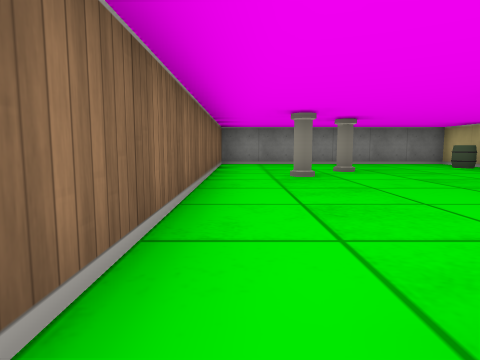
View 1 (above)

13 first-person views from a walk through a cub3D ray-caster map. The camera is about half as high as the walls, tilts 6° down and sees 75° across. The floor is counted in squares. Each view is taken from the middle of a square. On the plan, view 1 faces up. The plan holds only what a view shows up to about 9 squares ahead; the rest is blank.

View 2
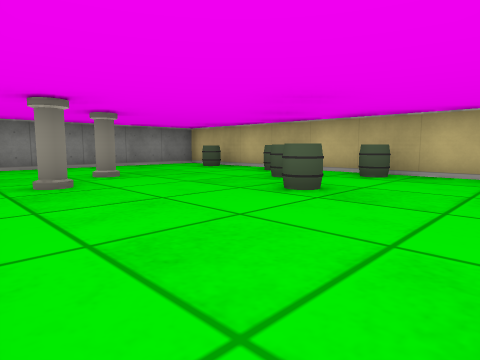

View 3
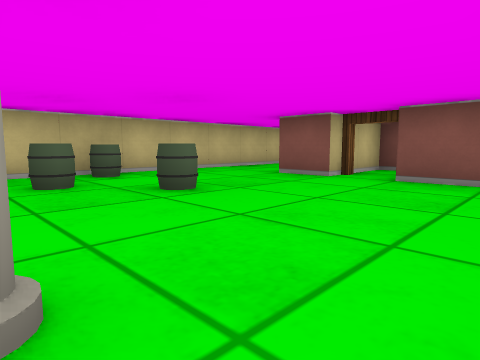

View 4
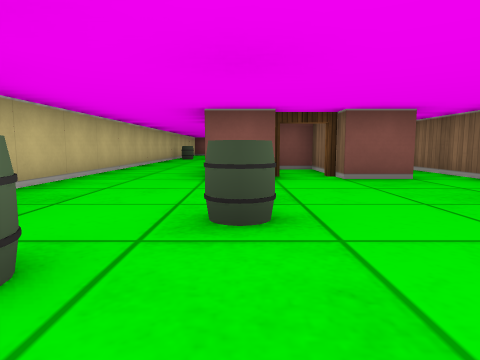

View 5
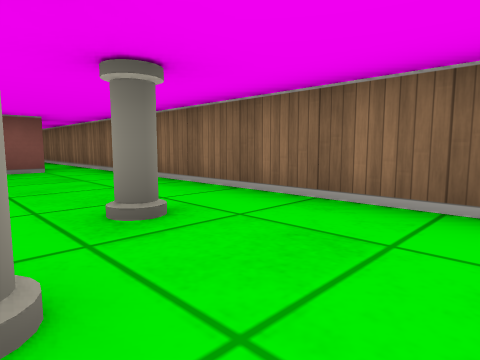

View 6
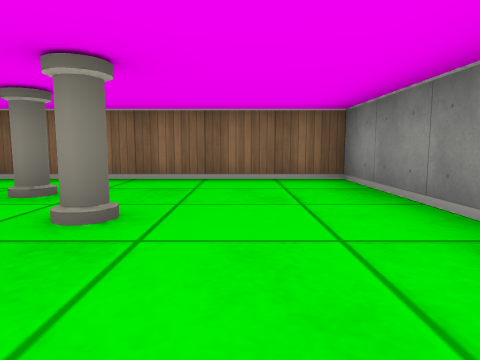

View 7
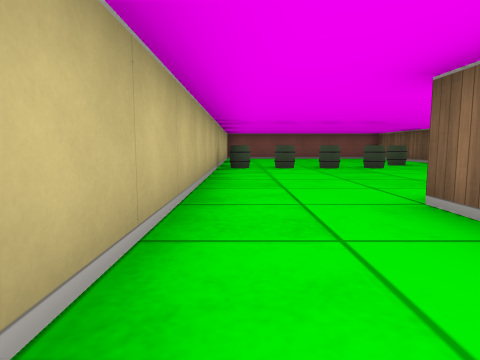

View 8
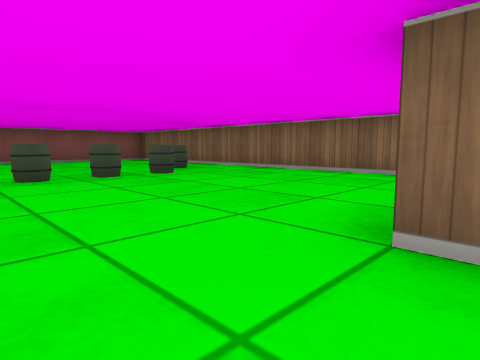

View 9
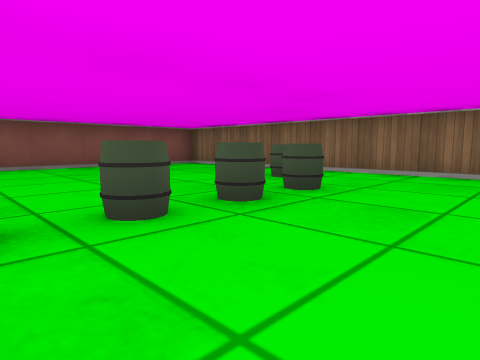

View 10
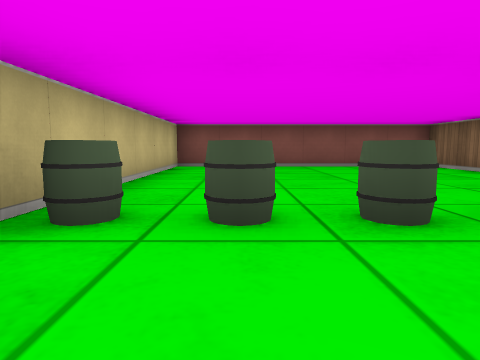

View 11
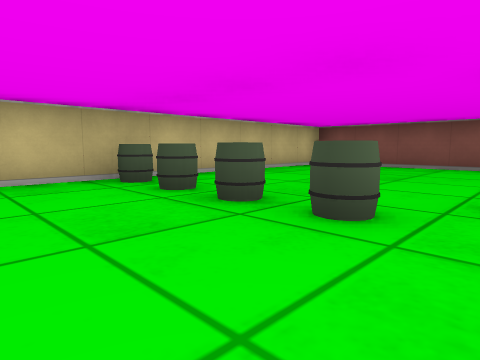

View 12
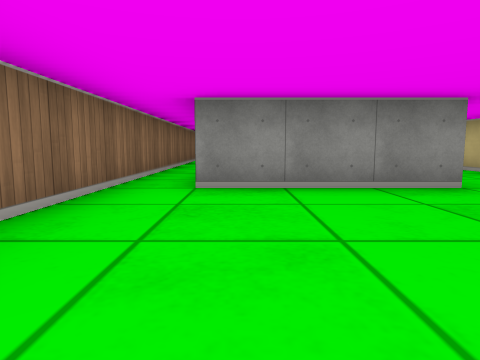

View 13
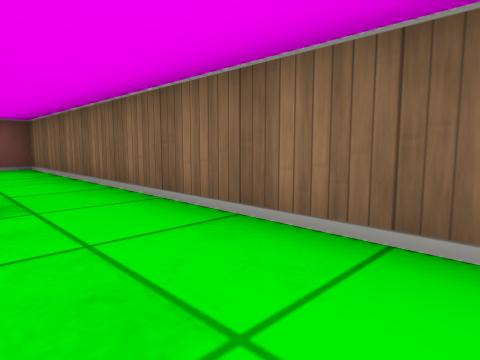

### Floor plan
Points are (right, up) in squares from view 1. A wall is a line through its corners. A room is listed if a view was taken in it or the views show most of it. See-through windows are left out.
Room 1 (views 1, 2, 3, 4, 5, 6, 7, 8)
walls: (2.5, 0.5) (3.5, 0.5); (0.4, 0.5) (1.5, 0.5); (3.5, -1.9) (3.5, -2.5); (5.5, -3.5) (5.5, 8.5) (-0.5, 8.5) (-0.5, -2.5)
ways out: opening at (0, -3) to room 2; opening at (4.5, -3.5) to room 2; open door at (2, 0) to room 3
objects: pillar (1, 5); pillar (2, 6); barrel (3, 3); barrel (4, 4); barrel (5, 3); barrel (5, 5); barrel (5, 7)
Room 2 (views 9, 10, 11, 12, 13)
walls: (3.5, -2.5) (0.5, -2.5); (-0.5, -2.5) (-0.5, -12.5) (5.5, -12.5) (5.5, -3.5)
ways out: opening at (0, -3) to room 1; opening at (4.5, -3.5) to room 1
objects: barrel (1, -8); barrel (2, -7); barrel (3, -7); barrel (4, -7); barrel (5, -7)
Room 3 (no view inside)
walls: (1.5, 0.5) (1.5, -1.5) (2.5, -1.5) (2.5, 0.5)
ways out: open door at (2, 0) to room 1

Where each view was taken, in squares from view 1:
view 1: 0 up, 0 right, facing up
view 2: 1 up, 0 right, facing up-right
view 3: 5 up, 0 right, facing down-right
view 4: 5 up, 3 right, facing down
view 5: 7 up, 2 right, facing down-left
view 6: 7 up, 4 right, facing left
view 7: 0 up, 5 right, facing down
view 8: 2 down, 5 right, facing down-left
view 9: 5 down, 5 right, facing down-left
view 10: 5 down, 4 right, facing down
view 11: 5 down, 1 right, facing down-right
view 12: 6 down, 1 right, facing up
view 13: 5 down, 1 right, facing down-left
